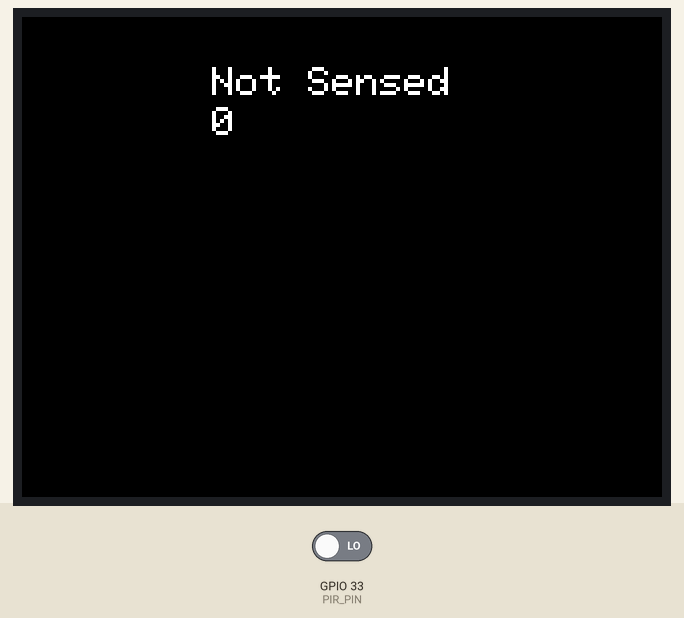
Bench run of a sketch on a simulated ESP32. Shown: 320×240 colour display. The test bench sets the inputs (shaded band); at power-on: GPIO 33 (PIR_PIN) LOW.

Above: at 1.3 s.
1.4 s: GPIO 33 (PIR_PIN) driven HIGH
At 2.3 s:
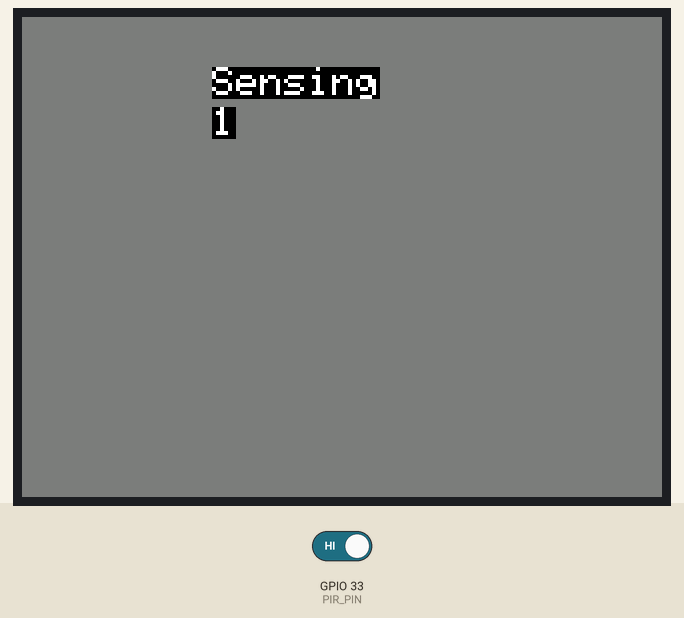
4.4 s: GPIO 33 (PIR_PIN) driven LOW
At 5.2 s:
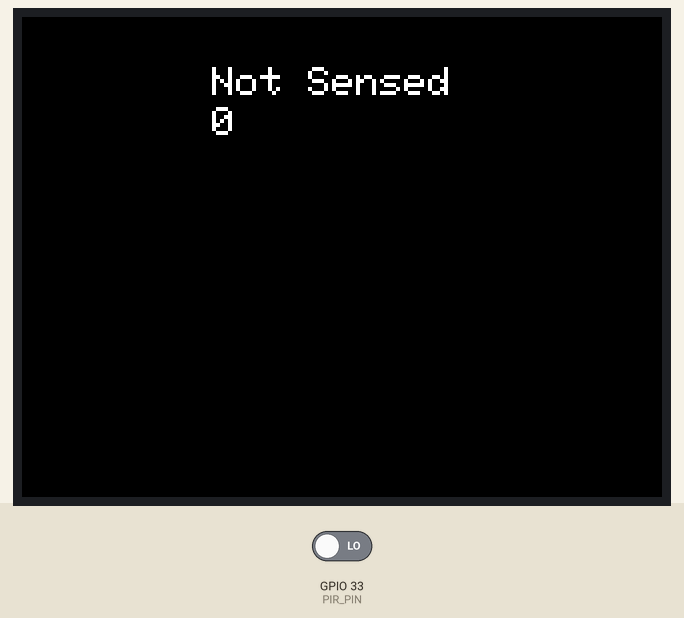
6.2 s: GPIO 33 (PIR_PIN) driven HIGH
At 7.2 s:
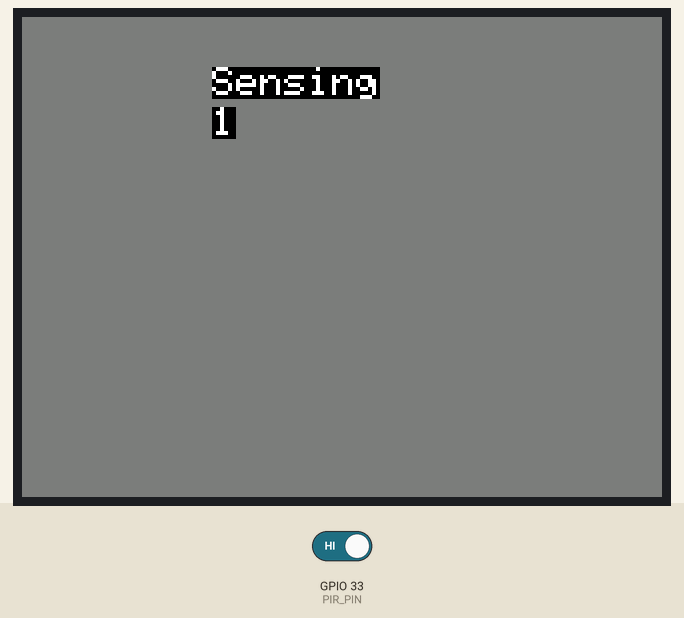
Timing chart, 0 to 9.2 s (numbered marks = the images above; inputs shaded):
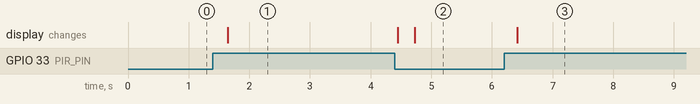

The sketch:

pir-sensor-core2.ino
```cpp
// (licence header left out)
//#include <M5Stack.h>
#include <M5Core2.h>

#define PIR_PIN 33

void setup() {
    M5.begin();             // Init M5Stack.  初始化M5Stack
    //M5.Power.begin();       // Init power  初始化电源模块
    M5.lcd.setTextSize(2);  // Set the text size to 2.  设置文字大小为2
    M5.Lcd.println("PIR example");
    M5.Lcd.setCursor(0,
                     25);  // Position the cursor at (0,25).  将光标固定在(0,25)
    M5.Lcd.println("Status: \nValue: ");
    pinMode(PIR_PIN, INPUT);  // Set pin 36 to input mode.  设置36号引脚为输入模式
}

void loop() {
  M5.update();
 // Draw a black rectangle 180 by 50 at (90,25).
                             // 在(90,25)处画一个宽180高50的黑的矩形
    if (digitalRead(PIR_PIN) ==
        1) {  // If pin 36 reads a value of 1.  如果36号引脚的读取到的值为1
              //M5.Lcd.fillRect(90, 25, 180, 50,GRAY);
        M5.Lcd.fillScreen(DARKGREY);
        M5.Lcd.setCursor(95, 25);
        M5.Lcd.print("Sensing");
        M5.Lcd.setCursor(95, 45);
        M5.Lcd.print(digitalRead(PIR_PIN));
    } else {
          //M5.Lcd.fillRect(90, 25, 180, 50,BLACK);
        M5.Lcd.fillScreen(BLACK);
        M5.Lcd.setCursor(95, 25);
        M5.Lcd.print("Not Sensed");
        M5.Lcd.setCursor(95, 45);
        M5.Lcd.print(digitalRead(PIR_PIN));
    }
    delay(200);
}
```

Measured:
- after the input at 1.4 s, the display: changes after 0.25 s (image 1)
- after the input at 4.4 s, the display: first changes after 0.05 s (image 2 shows a later state)
- after the input at 6.2 s, the display: changes after 0.22 s (image 3)
